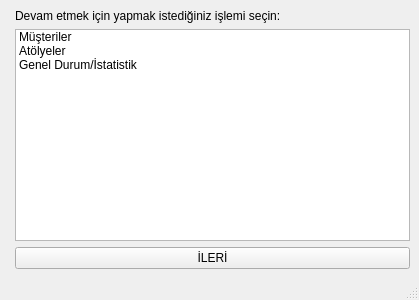
<?xml version="1.0" encoding="UTF-8"?>
<ui version="4.0">
 <class>MainWindow</class>
 <widget class="QMainWindow" name="MainWindow">
  <property name="geometry">
   <rect>
    <x>0</x>
    <y>0</y>
    <width>419</width>
    <height>300</height>
   </rect>
  </property>
  <property name="mouseTracking">
   <bool>false</bool>
  </property>
  <property name="contextMenuPolicy">
   <enum>Qt::NoContextMenu</enum>
  </property>
  <property name="windowTitle">
   <string>Giriş Ekranı</string>
  </property>
  <widget class="QWidget" name="centralwidget">
   <layout class="QFormLayout" name="formLayout">
    <item row="0" column="1">
     <widget class="QLabel" name="label_2">
      <property name="text">
       <string>&lt;html&gt;&lt;head/&gt;&lt;body&gt;&lt;p&gt;&lt;span style=&quot; font-size:9pt;&quot;&gt;Devam etmek için yapmak istediğiniz işlemi seçin:&lt;/span&gt;&lt;/p&gt;&lt;/body&gt;&lt;/html&gt;</string>
      </property>
     </widget>
    </item>
    <item row="2" column="1">
     <widget class="QPushButton" name="ileriButonu">
      <property name="text">
       <string>İLERİ</string>
      </property>
     </widget>
    </item>
    <item row="1" column="1">
     <widget class="QListWidget" name="listWidget">
      <item>
       <property name="text">
        <string>Müşteriler</string>
       </property>
       <property name="font">
        <font>
         <pointsize>9</pointsize>
        </font>
       </property>
      </item>
      <item>
       <property name="text">
        <string>Atölyeler</string>
       </property>
       <property name="font">
        <font>
         <pointsize>9</pointsize>
        </font>
       </property>
      </item>
      <item>
       <property name="text">
        <string>Genel Durum/İstatistik</string>
       </property>
       <property name="font">
        <font>
         <pointsize>9</pointsize>
        </font>
       </property>
      </item>
     </widget>
    </item>
   </layout>
  </widget>
  <widget class="QMenuBar" name="menubar">
   <property name="geometry">
    <rect>
     <x>0</x>
     <y>0</y>
     <width>419</width>
     <height>26</height>
    </rect>
   </property>
  </widget>
  <widget class="QStatusBar" name="statusbar"/>
 </widget>
 <resources/>
 <connections/>
</ui>
